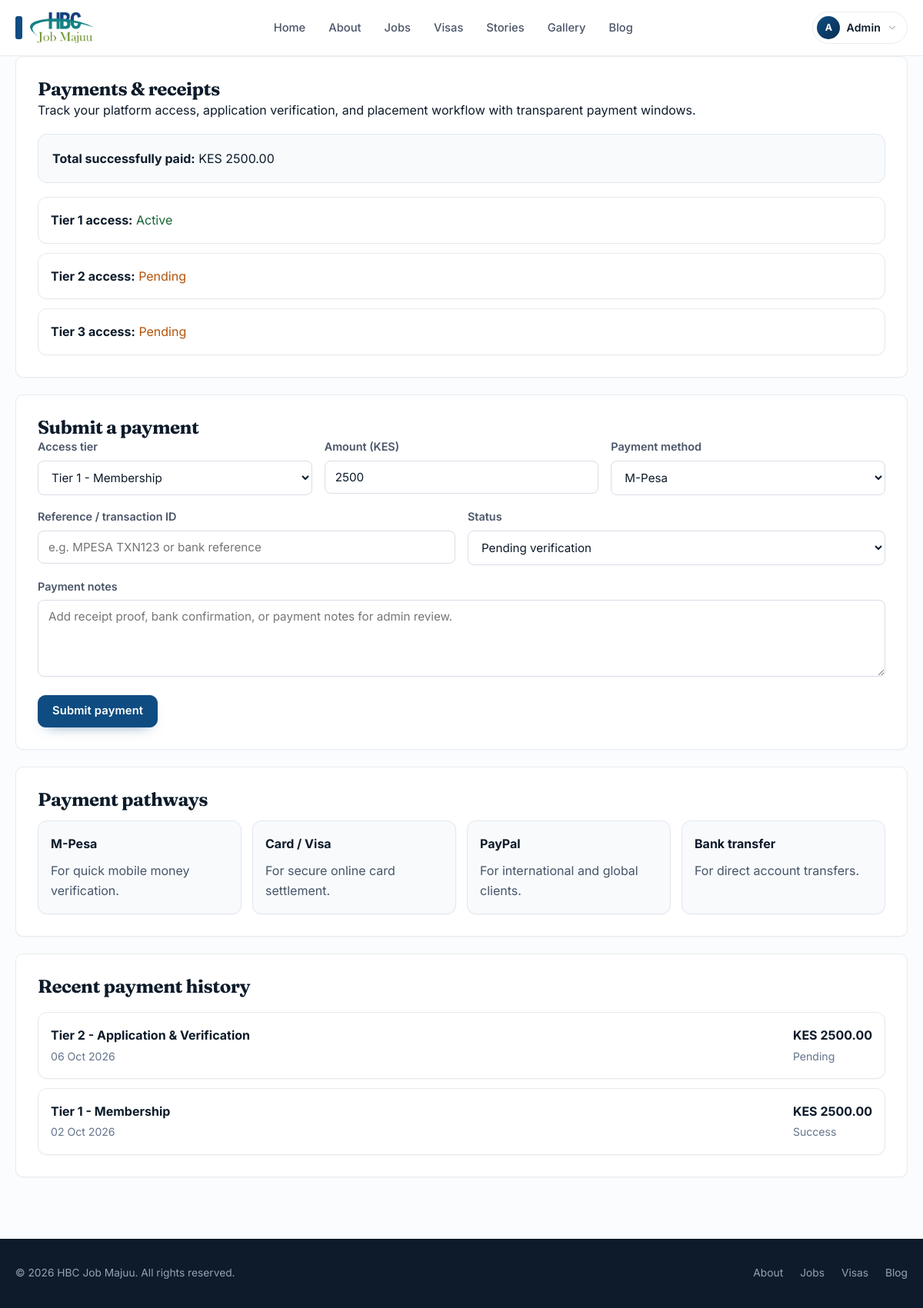
/payments/ (signed in), run on the app's committed database.
### client/models.py (models this page shows, shortened)
class User(AbstractUser):
    class Role(models.TextChoices):
        USER = "USER", "Candidate"
        ADMIN = "ADMIN", "Super Admin"
        ADMIN_SUPER = "ADMIN_SUPER", "Super Admin"
        ADMIN_HANDLER = "ADMIN_HANDLER", "Admin Handler"
        PARTNER = "PARTNER", "Partner Reviewer"
        CONTENT_MANAGER = "CONTENT_MANAGER", "Content Manager"
        DIGITAL_MARKETING = "DIGITAL_MARKETING", "Digital Marketing"
        FINANCE_OFFICER = "FINANCE_OFFICER", "Finance Officer"
        ATS_COORDINATOR = "ATS_COORDINATOR", "ATS Coordinator"
    class MembershipTier(models.TextChoices):
        FREE = "FREE", "Free"
        MEMBER = "MEMBER", "Member"
        PLACED = "PLACED", "Placed"
    class NeaimsStatus(models.TextChoices):
        PENDING = "PENDING_REGISTRATION", "Pending Registration"
        REGISTERED = "REGISTERED", "Registered"
        VERIFIED = "VERIFIED", "Verified"
        REJECTED = "REJECTED", "Rejected"
    id = models.UUIDField(
        primary_key=True,
        default=uuid.uuid4,
        editable=False
    )
    first_name = models.CharField(max_length=50)
    last_name = models.CharField(max_length=50)
    email = models.EmailField(unique=True)
    phone_number = models.CharField(
        max_length=20,
        unique=True
    )
    country = models.CharField(max_length=100, blank=True, default="")
    city = models.CharField(max_length=100, blank=True, default="")
    passport_number = models.CharField(max_length=50, blank=True, default="")
    cv_summary = models.TextField(blank=True, default="")
    bio = models.TextField(blank=True, default="")
    role = models.CharField(
        max_length=30,
        choices=Role.choices,
        default=Role.USER,
        help_text="Controls how the user appears in the admin system and how they can access jobs.",
    )
    membership_tier = models.CharField(
        max_length=20,
        choices=MembershipTier.choices,
        default=MembershipTier.FREE
    )
    neaims_status = models.CharField(
        max_length=50,
        choices=NeaimsStatus.choices,
        default=NeaimsStatus.PENDING
    )
    groups = models.ManyToManyField(
        Group,
        related_name="client_user_set",
        blank=True,
        help_text="The groups this user belongs to.",
        verbose_name="groups",
    )
    user_permissions = models.ManyToManyField(
        Permission,
        related_name="client_user_permissions",
        blank=True,
        help_text="Specific permissions for this user.",
        verbose_name="user permissions",
    )
    created_at = models.DateTimeField(auto_now_add=True)
    updated_at = models.DateTimeField(auto_now=True)
    @property
    def is_platform_staff(self):
        return self.role in {
            self.Role.ADMIN,
            self.Role.ADMIN_SUPER,
            self.Role.ADMIN_HANDLER,
            self.Role.PARTNER,
            self.Role.CONTENT_MANAGER,
            self.Role.DIGITAL_MARKETING,
            self.Role.FINANCE_OFFICER,
            self.Role.ATS_COORDINATOR,
        }
    def has_active_tier(self, tier):
        if self.is_platform_staff:
            return True
        if self.membership_tier == self.MembershipTier.PLACED:
            return True
        if self.membership_tier == self.MembershipTier.MEMBER and tier == UserAccessUnlock.Tier.TIER_1:
            return True
        return UserAccessUnlock.objects.filter(user=self, tier=tier, is_active=True).exists()

class Transaction(models.Model):
    class PaymentTier(models.TextChoices):
        TIER_1 = "TIER_1", "Tier 1 - Membership"
        TIER_2 = "TIER_2", "Tier 2 - Application & Verification"
        TIER_3 = "TIER_3", "Tier 3 - Placement & Processing"
    class PaymentStatus(models.TextChoices):
        PENDING = "PENDING", "Pending"
        SUCCESS = "SUCCESS", "Success"
        FAILED = "FAILED", "Failed"
        REFUNDED = "REFUNDED", "Refunded"
    id = models.UUIDField(
        primary_key=True,
        default=uuid.uuid4,
        editable=False
    )
    user = models.ForeignKey(
        settings.AUTH_USER_MODEL,
        on_delete=models.CASCADE,
        related_name="transactions"
    )
    application = models.ForeignKey(
        Application,
        on_delete=models.SET_NULL,
        null=True,
        blank=True,
        related_name="transactions"
    )
    payment_tier = models.CharField(
        max_length=10,
        choices=PaymentTier.choices
    )
    amount = models.DecimalField(
        max_digits=10,
        decimal_places=2
    )
    currency = models.CharField(
        max_length=5,
        default="KES"
    )
    gateway = models.CharField(
        max_length=30,
        choices=[
            ("M_PESA", "M-Pesa"),
            ("CARD", "Card / Visa"),
            ("PAYPAL", "PayPal"),
            ("BANK_TRANSFER", "Bank Transfer"),
            ("MANUAL_OFFLINE", "Manual Offline"),
        ],
        default="MANUAL_OFFLINE",
    )
    provider_reference = models.CharField(
        max_length=100,
        blank=True,
        default="",
    )
    payment_status = models.CharField(
        max_length=20,
        choices=PaymentStatus.choices,
        default=PaymentStatus.PENDING
    )
    notes = models.TextField(blank=True, default="")
    created_at = models.DateTimeField(auto_now_add=True)
    updated_at = models.DateTimeField(auto_now=True)

### client/views.py (the view)
# urls.py: path("payments/", views.payments, name="payments"),
@login_required
def payments(request):
    transactions = Transaction.objects.filter(user=request.user).order_by("-created_at")[:10]
    access_unlocks = UserAccessUnlock.objects.filter(user=request.user).order_by("-granted_at")
    context = {
        "title": "Payments & Receipts",
        "transactions": transactions,
        "access_unlocks": access_unlocks,
        "total_spend": sum(float(t.amount) for t in transactions if t.payment_status == Transaction.PaymentStatus.SUCCESS),
        "tier_1_active": request.user.has_active_tier(UserAccessUnlock.Tier.TIER_1),
        "tier_2_active": request.user.has_active_tier(UserAccessUnlock.Tier.TIER_2),
        "tier_3_active": request.user.has_active_tier(UserAccessUnlock.Tier.TIER_3),
    }
    return render(request, "client/payments.html", context)

### client/templates/client/payments.html (shortened to what this page needs)
{% extends "base.html" %}
{% block content %}
<div style="display:grid; gap:22px;">
    <section class="card" style="padding:28px;">
        <h1 style="margin-top:0;">Payments & receipts</h1>
        <p>Track your platform access, application verification, and placement workflow with transparent payment
            windows.</p>
        <div style="margin-top:18px; padding:18px; background:#f8fafc; border-radius:12px; border:1px solid #e2e8f0;">
            <strong>Total successfully paid:</strong> KES {{ total_spend|floatformat:2 }}
        </div>
        <div style="margin-top:18px; display:grid; gap:12px;">
            <div class="card" style="padding:16px; border:1px solid #e5eaf0; border-radius:12px; background:#fff;">
                <strong>Tier 1 access:</strong>
                {% if tier_1_active %}<span style="color:#166534;">Active</span>{% else %}<span
                    style="color:#b45309;">Pending</span>{% endif %}
            </div>
            <div class="card" style="padding:16px; border:1px solid #e5eaf0; border-radius:12px; background:#fff;">
                <strong>Tier 2 access:</strong>
                {% if tier_2_active %}<span style="color:#166534;">Active</span>{% else %}<span
                    style="color:#b45309;">Pending</span>{% endif %}
            </div>
            <div class="card" style="padding:16px; border:1px solid #e5eaf0; border-radius:12px; background:#fff;">
                <strong>Tier 3 access:</strong>
                {% if tier_3_active %}<span style="color:#166534;">Active</span>{% else %}<span
                    style="color:#b45309;">Pending</span>{% endif %}
            </div>
        </div>
    </section>
    <section class="card" style="padding:28px;">
        <h2 style="margin-top:0;">Submit a payment</h2>
        <form method="post" action="{% url 'client:payment_checkout' %}" style="display:grid; gap:16px;">
            <div style="display:grid; grid-template-columns: repeat(auto-fit, minmax(220px, 1fr)); gap:16px;">
                <div>
                    <label for="payment_tier">Access tier</label>
                    <select id="payment_tier" name="payment_tier" class="form-input" required>
                        <option value="TIER_1">Tier 1 - Membership</option>
                    </select>
                </div>
                <div>
                    <label for="amount">Amount (KES)</label>
                    <input id="amount" type="number" step="0.01" min="0" name="amount" class="form-input" value="2500"
                        required>
                </div>
                <div>
                    <label for="gateway">Payment method</label>
                    <select id="gateway" name="gateway" class="form-input" required>
                        <option value="M_PESA">M-Pesa</option>
                    </select>
                </div>
            </div>
            <div style="display:grid; grid-template-columns: repeat(auto-fit, minmax(220px, 1fr)); gap:16px;">
                <div>
                    <label for="provider_reference">Reference / transaction ID</label>
                    <input id="provider_reference" type="text" name="provider_reference" class="form-input"
                        placeholder="e.g. MPESA TXN123 or bank reference">
                </div>
                <div>
                    <label for="payment_status">Status</label>
                    <select id="payment_status" name="payment_status" class="form-input">
                        <option value="PENDING">Pending verification</option>
                    </select>
                </div>
            </div>
            <div>
                <label for="notes">Payment notes</label>
                <textarea id="notes" name="notes" rows="4" class="form-input"
                    placeholder="Add receipt proof, bank confirmation, or payment notes for admin review."></textarea>
            </div>
            <div>
                <button type="submit" class="btn btn-primary">Submit payment</button>
            </div>
        </form>
    </section>
    <section class="card" style="padding:28px;">
        <h2 style="margin-top:0;">Payment pathways</h2>
        <div
            style="display:grid; grid-template-columns: repeat(auto-fit, minmax(180px, 1fr)); gap:14px; margin-top:14px;">
            <div class="card" style="padding:16px; border:1px solid #e2e8f0; border-radius:12px; background:#f8fafc;">
                <strong>M-Pesa</strong>
                <p style="margin:8px 0 0; color:#475569;">For quick mobile money verification.</p>
            </div>
            <div class="card" style="padding:16px; border:1px solid #e2e8f0; border-radius:12px; background:#f8fafc;">
                <strong>Card / Visa</strong>
                <p style="margin:8px 0 0; color:#475569;">For secure online card settlement.</p>
            </div>
            <div class="card" style="padding:16px; border:1px solid #e2e8f0; border-radius:12px; background:#f8fafc;">
                <strong>PayPal</strong>
                <p style="margin:8px 0 0; color:#475569;">For international and global clients.</p>
            </div>
            <div class="card" style="padding:16px; border:1px solid #e2e8f0; border-radius:12px; background:#f8fafc;">
                <strong>Bank transfer</strong>
                <p style="margin:8px 0 0; color:#475569;">For direct account transfers.</p>
            </div>
        </div>
    </section>
    {% if transactions %}
    <section class="card" style="padding:28px;">
        <h2 style="margin-top:0;">Recent payment history</h2>
        <div style="margin-top:20px; display:grid; gap:12px;">
            {% for tx in transactions %}
            <div class="card" style="padding:16px; border:1px solid #e5eaf0; border-radius:12px; background:#fff;">
                <div style="display:flex; justify-content:space-between; gap:12px; flex-wrap:wrap;">
                    <div>
                        <strong>{{ tx.get_payment_tier_display }}</strong><br>
                        <span style="color:#64748b; font-size:.88rem;">{{ tx.created_at|date:"d M Y" }}</span>
                    </div>
                    <div>
                        <strong>KES {{ tx.amount }}</strong><br>
                        <span style="color:#64748b; font-size:.88rem;">{{ tx.get_payment_status_display }}</span>
                    </div>
                </div>
            </div>
            {% endfor %}
        </div>
    </section>
    {% else %}
    <section class="card" style="padding:24px; text-align:center; border:1px dashed #cbd5e1; background:#fff;">
        No payment history yet.
    </section>
    {% endif %}
</div>
{% endblock %}

### client/templates/base.html (shortened to what this page needs)
{% load static %}
<!doctype html>
<html lang="en">
<head>
</head>
<body class="d-flex flex-column min-vh-100">
    <header class="site-header">
        <div class="site-container">
            <a class="brand" href="{% url 'client:index' %}" aria-label="Home">
                <img src="{% static 'images/Untitled-2.png' %}" alt="Home" class="site-logo">
            </a>
            <nav class="site-nav">
                <ul>
                    <li><a href="{% url 'client:index' %}">Home</a></li>
                    <li><a href="{% url 'client:about' %}">About</a></li>
                    <li><a href="{% url 'client:jobs' %}">Jobs</a></li>
                    <li><a href="{% url 'client:visas' %}">Visas</a></li>
                    <li><a href="{% url 'client:stories' %}">Stories</a></li>
                    <li><a href="{% url 'client:gallery' %}">Gallery</a></li>
                    <li><a href="{% url 'client:blog' %}">Blog</a></li>
                </ul>
            </nav>
            <div class="nav-actions">
                {% if user.is_authenticated %}
                <div class="account-menu" id="accountMenu">
                    <button type="button" class="account-trigger" id="accountTrigger" aria-haspopup="true"
                        aria-expanded="false">
                        <span class="avatar">
                            {{ user.first_name|default:user.username|slice:":1"|upper }}
                        </span>
                        <span class="account-name">
                            {{ user.get_full_name|default:user.username }}
                        </span>
                        <span class="caret">
                            <svg class="icon-svg sm" xmlns="http://www.w3.org/2000/svg" viewBox="0 0 24 24" fill="none"
                                stroke="currentColor" stroke-width="1.5" stroke-linecap="round" stroke-linejoin="round"
                                aria-hidden="true" focusable="false">
                                <path d="m6 9 6 6 6-6" />
                            </svg>
                        </span>
                    </button>
                </div>
                {% else %}
                <a href="{% url 'client:login' %}" class="btn-login">Login</a>
                <a href="{% url 'client:register' %}" class="btn-register">Register</a>
                {% endif %}
            </div>
        </div>
    </header>
    <main class="container">
        {% block content %}{% endblock %}
    </main>
    <footer class="site-footer">
        <div class="site-container">
            <small>&copy; {% now "Y" %} HBC Job Majuu. All rights reserved.</small>
            <div class="footer-links">
                <a href="{% url 'client:about' %}">About</a>
                <a href="{% url 'client:jobs' %}">Jobs</a>
                <a href="{% url 'client:visas' %}">Visas</a>
                <a href="{% url 'client:blog' %}">Blog</a>
            </div>
        </div>
    </footer>
</body>
</html>

### data on the page
User: first_name "A", get_full_name "Admin"
Transaction: payment_tier "Tier 2 - Application & Verification", created_at "06 Oct 2026", amount "2500.00", payment_status "Pending"
Transaction: payment_tier "Tier 1 - Membership", created_at "02 Oct 2026", amount "2500.00", payment_status "Success"

### other printed values
{{ total_spend|floatformat:2 }} "2500.00"
